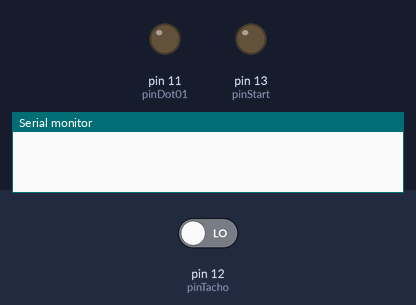
This sketch was run on a simulated Arduino Uno, built with avr-gcc and run on an emulated ATmega328P. Shown: output pins drawn as LEDs (lit = HIGH), the last lines printed to the serial monitor. Inputs (shaded band) come from the test bench; at power-on: pin 12 (pinTacho) LOW.

Above: at 1.2 s.
1.3 s: pin 12 (pinTacho) driven HIGH
At 2.8 s:
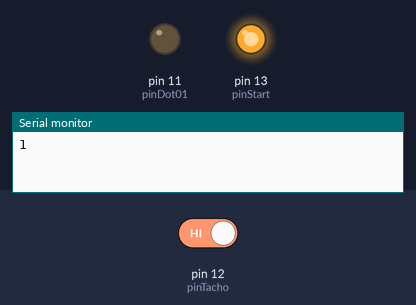
Timing chart, 0 to 10.3 s (numbered marks = the images above; inputs shaded):
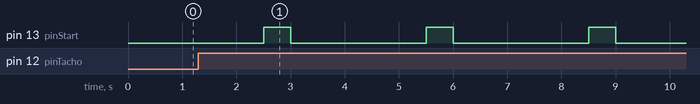

Measured:
- by itself, pin 13 (pinStart): alternates HIGH for 0.50 s and LOW for 2.5 s

The sketch:

vpc_printerproject_B_2024_08_27_2035.ino
```cpp
int pinStart = 13;
int pinTacho = 12;
int pinDot01 = 11;
bool pinTachoState = false;
bool pinStartState = LOW;
bool lastPinTachoState = LOW;
int tachoPulsen = 0;
unsigned long millisStart;
unsigned long millisNu;
unsigned long microsNu;
unsigned long microsStartDot;
bool dotPulsGestart = false;
bool dotTimerLoopt = false;

void setup() {
  pinMode(pinStart, OUTPUT);
  pinMode(pinTacho, INPUT);
  pinMode(pinDot01, OUTPUT);
  Serial.begin(115200);  // Start de seriële communicatie met 9600 baud
}

void loop() {
  millisNu = millis();
  if (millisNu - millisStart > 500) {
    if (pinStartState == HIGH) {
      tachoPulsen = 0;
      pinStartState = LOW;
      millisStart = millisNu;
    }
    if (millisNu - millisStart > 2500) {
      if (pinStartState == LOW) {
        pinStartState = HIGH;
        millisStart = millisNu;
        Serial.println(tachoPulsen);  // Print de waarde van tachoPulsen naar de seriële monitor
      }
    }
  }
  // Controleer de status van de pinTacho
  pinTachoState = digitalRead(pinTacho);

  // Als de huidige status HIGH is en de vorige status LOW, dan is er een puls gedetecteerd
  //if (pinTachoState == HIGH && lastPinTachoState == LOW) {
  if (pinTachoState != lastPinTachoState) {
    tachoPulsen++;
    dotPulsGestart = true;
    dotTimerLoopt = true;
  }

  // Update de laatste status van pinTacho
  lastPinTachoState = pinTachoState;

  digitalWrite(pinStart, pinStartState);

  microsNu = micros();
  if (dotPulsGestart == true) {
    digitalWrite(pinDot01, HIGH);
  }
  if (dotTimerLoopt == true) {
    microsStartDot = microsNu;
    dotTimerLoopt = false;
  }
  if (microsNu - microsStartDot > 1500) {
    digitalWrite(pinDot01, LOW);
    dotPulsGestart = false;
    dotTimerLoopt = false;
  }
}
```
